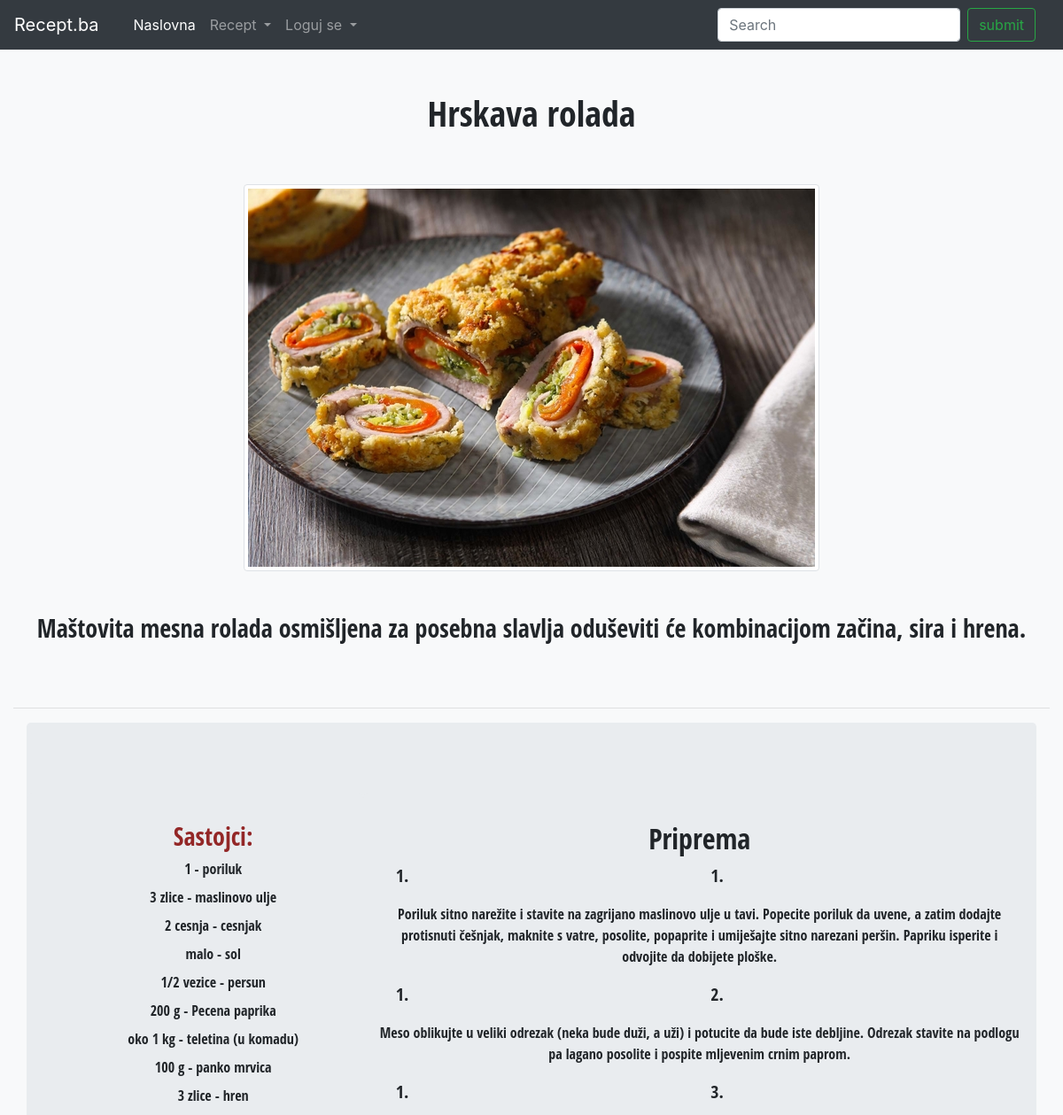
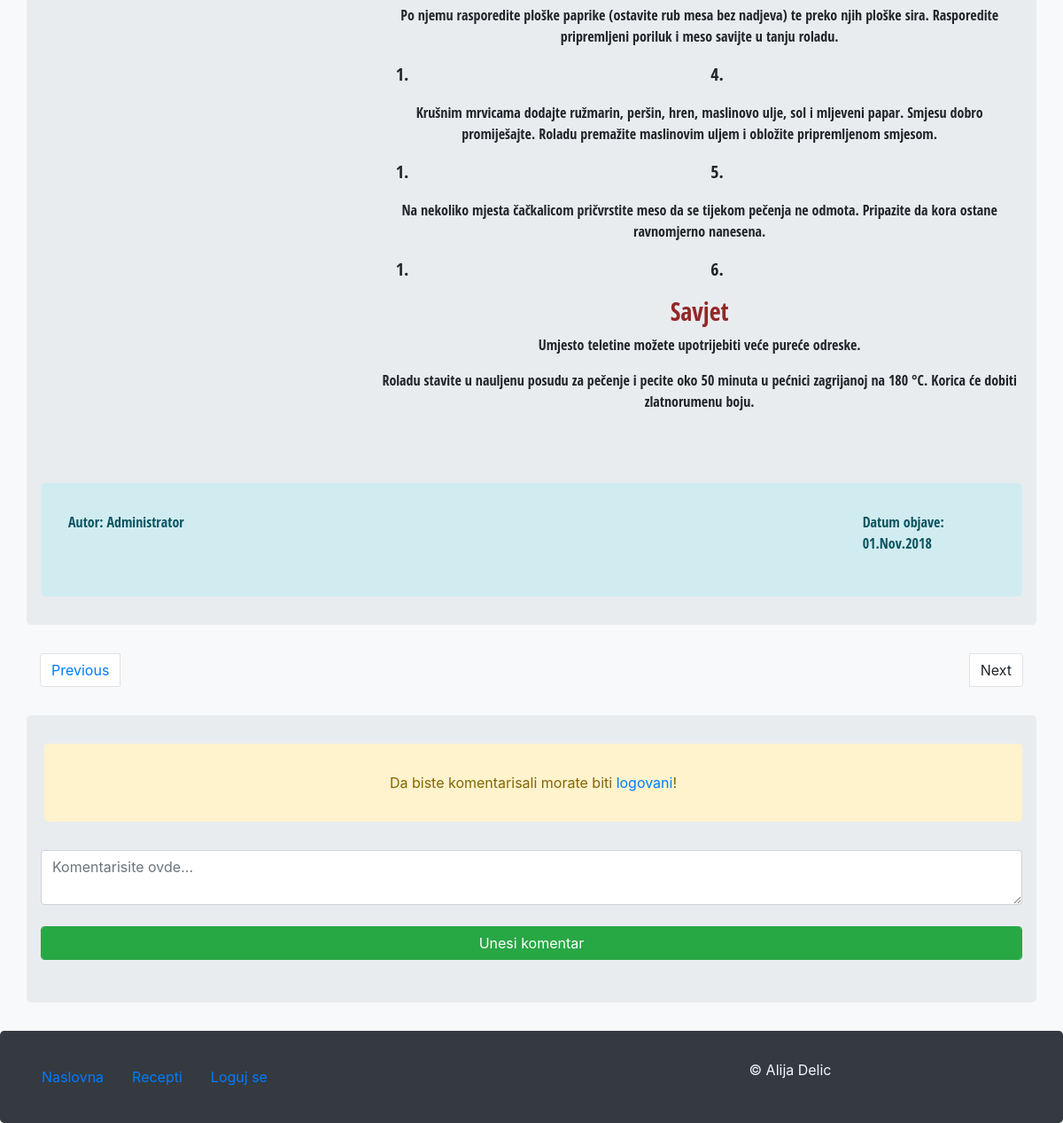
Screenshot of /views/articles.php?id=216 with the database file from the repository (2 pictures, top to bottom).
### tables this page shows
CREATE TABLE IF NOT EXISTS `recipes` (
  `recipe_id` int(11) NOT NULL AUTO_INCREMENT,
  `title` varchar(256) NOT NULL,
  `subtitle` varchar(256) NOT NULL,
  `category_id` int(11) NOT NULL,
  `date` timestamp(6) NOT NULL,
  `content` varchar(2048) NOT NULL,
  `image` varchar(45) NOT NULL,
  `user_id` int(11) NOT NULL,
  PRIMARY KEY (`recipe_id`),
  KEY `category_id_idx` (`category_id`),
  KEY `FK_users_recipes_idx` (`user_id`)
);

CREATE TABLE IF NOT EXISTS `ingridians` (
  `ingridian_id` int(11) NOT NULL AUTO_INCREMENT,
  `name` varchar(45) NOT NULL,
  PRIMARY KEY (`ingridian_id`)
);

### models/Articles.php (called while the page is built, shortened)
<?php
class Articles
{
    public static function getData($data, $condition = "")
    {
        $instance = ConnectDb::getInstance();
        $conn = $instance->getConnection();
        $sql = $conn->prepare("SELECT $data
                                        FROM articles
                                        JOIN recipes ON articles.recipe_id = recipes.recipe_id
                                        JOIN categories ON recipes.category_id = categories.category_id
                                        JOIN ingridians ON articles.ingridian_id = ingridians.ingridian_id
                                        JOIN users ON recipes.user_id = users.user_id
                                        $condition
                                        ");
        $sql->execute();
        $result = $sql->fetchAll(PDO::FETCH_ASSOC);
        return $result;
    }
}

### views/articles.php (the view, shortened to what this page needs)
<?php
if (isset($_GET['id'])) {
    $id = $_GET['id'];
    $article_title = Articles::getData("recipes.title", "WHERE recipes.recipe_id = '$id' LIMIT 1");
    $article_subtitle = Articles::getData("recipes.subtitle", "WHERE recipes.recipe_id = '$id' LIMIT 1");
    $article_image = Articles::getData("recipes.image", "WHERE recipes.recipe_id = '$id' LIMIT 1");
    $article_content = Articles::getData("recipes.content", "WHERE recipes.recipe_id = '$id' LIMIT 1");
    $article_ingridians = Articles::getData("ingridians.name", "WHERE recipes.recipe_id = '$id'");
    $article_ingridians_amount = Articles::getData("amount", "WHERE recipes.recipe_id = '$id'");
    $next_id = Articles::getData("recipes.recipe_id", "WHERE recipes.recipe_id > '$id' LIMIT 1");
    $previous_id = Articles::getData("recipes.recipe_id", "WHERE recipes.recipe_id < '$id' order by recipe_id desc LIMIT 1");
    $article_author = Articles::getData("users.username", "GROUP BY users.username LIMIT 1");
    $article_date = Articles::getData("recipes.recipe_id, recipes.date", "GROUP BY recipe_id");
    $dt = new DateTime($article_date[0]['date']);
    include "../views/nav/nav.php";
    ?>
    <div style="font-family: 'Open Sans Condensed', sans-serif" class="container-fluid ">
        <div class="row">
            <div class="col-12 mt-5 text-center">
                <h1><?= $article_title[0]['title'] ?></h1>
            </div>
            <div class="col-12 mt-5 text-center">
                <img src="images/<?= $article_image[0]['image'] ?>" alt="<?= $article_title[0]['title'] ?>"
                     class="img-fluid img-thumbnail">
            </div>
            <div class="col-12 mt-5 text-center mt-4">
                <h3><?= $article_subtitle[0]['subtitle'] ?></h3>
            </div>
            <div class="col-12 mt-5 text-center">
                <hr>
            </div>
        </div>
        <div class="container jumbotron">
            <div class="row">
                <div id="sastojci" class="col-12 col-sm-12 col-md-4 col-lg-4 mt-5 text-center jumbotron">
                    <ul>
                        <h3>Sastojci:</h3>
                        <?php
                        for ($i = 0; $i < sizeof($article_ingridians); $i++) {
                            echo "<li class='mt-2'>" . $article_ingridians_amount[$i]['amount'] . " - " . $article_ingridians[$i]['name'] . "</li>";
                        }
                        ?>
                    </ul>
                </div>
                <div id="priprema" class="col-12 col-sm-12 col-md-8 col-lg-8 mt-5 jumbotron text-center">
                    <?php
                    echo $article_content[0]['content'];
                    ?>
                </div>
            </div>
            <div class="row alert-info jumbotron m-0">
                <div class="col-2 mr-auto ">Autor: <?= $article_author[0]["username"] ?></div>
                <div class="col-2 ml-auto "><p>Datum objave: <?= $dt->format('d.M.Y') ?></p></div>
            </div>
        </div>
    </div>
    <div class="container">
        <div class="row">
            <div class="col-12">
                <nav aria-label="Page navigation example">
                    <ul class="pagination">
                        <?php
                        if (sizeof($previous_id) > 0) {
                            ?>
                            <li class="page-item mr-auto"><a class="page-link"
                                                             href="articles.php?id=<?= $previous_id[0]['recipe_id'] ?>">Previous</a>
                            </li>
                            <?php
                        } else {
                            echo "<li class='page-item mr-auto'><a class='page-link disabled'>Previous</a></li>";
                        }
                        if (sizeof($next_id) > 0) {
                            ?>
                            <li class="page-item ml-auto"><a class="page-link"
                                                             href="articles.php?id=<?= $next_id[0]['recipe_id'] ?>">Next</a>
                            </li>
                            <?php
                        } else {
                            echo "<li class='page-item ml-auto'><a class='page-link disabled'>Next</a></li>";
                        }
                        ?>
                    </ul>
                </nav>
            </div>
        </div>
    </div>
    <?php
    include "../views/comments.php";
    ?>
    <?php
    include "../views/nav/footer.php";
}

### assets/style.css (style rules this page uses)
#sastojci ul { list-style-type: none; }
#sastojci h3, #sastojci h5 { color: #932727; }
#priprema ol { font-size: 20px; }
#priprema h3, #priprema h5 { color: #932727; }

### rows the page displays
recipes: title "Hrskava rolada", image (picture), subtitle "Maštovita mesna rolada osmišljena za posebna slavlja oduševiti će kombinacijom začina, sira i hrena.", content "Priprema 1. Poriluk sitno narežite i stavite na zagrijano maslinovo ulje u tavi. Popecite poriluk da uvene, a zatim dodajte protisnuti češnjak, maknite s vatre, posolite, popaprite i umiješajte sitno narezani peršin. Papriku isperite i odvojite da dobijete ploške. 2. Meso oblikujte u veliki odrezak (neka bude duži, a uži) i potucite da bude iste debljine. Odrezak stavite na podlogu pa lagano posolite i pospite mljevenim crnim paprom. 3. Po njemu rasporedite ploške paprike (ostavite rub mesa bez nadjeva) te preko njih ploške sira. Rasporedite pripremljeni poriluk i meso savijte u tanju roladu. 4. Krušnim mrvicama dodajte ružmarin, peršin, hren, maslinovo ulje, sol i mljeveni papar. Smjesu…"
ingridians: name "poriluk"
ingridians: amount "3 zlice", name "maslinovo ulje"
ingridians: name "cesnjak"
ingridians: name "sol"
ingridians: name "persun"
ingridians: name "Pecena paprika"
ingridians: name "teletina (u komadu)"
ingridians: name "panko mrvica"
ingridians: amount "3 zlice", name "hren"
recipes: date "01.Nov.2018"

### other values shown
$article_ingridians_amount[$i]['amount'] "1"
$article_ingridians_amount[$i]['amount'] "2 cesnja"
$article_ingridians_amount[$i]['amount'] "malo"
$article_ingridians_amount[$i]['amount'] "1/2 vezice"
$article_ingridians_amount[$i]['amount'] "200 g"
$article_ingridians_amount[$i]['amount'] "oko 1 kg"
$article_ingridians_amount[$i]['amount'] "100 g"
$article_author[0]["username"] "Administrator"
